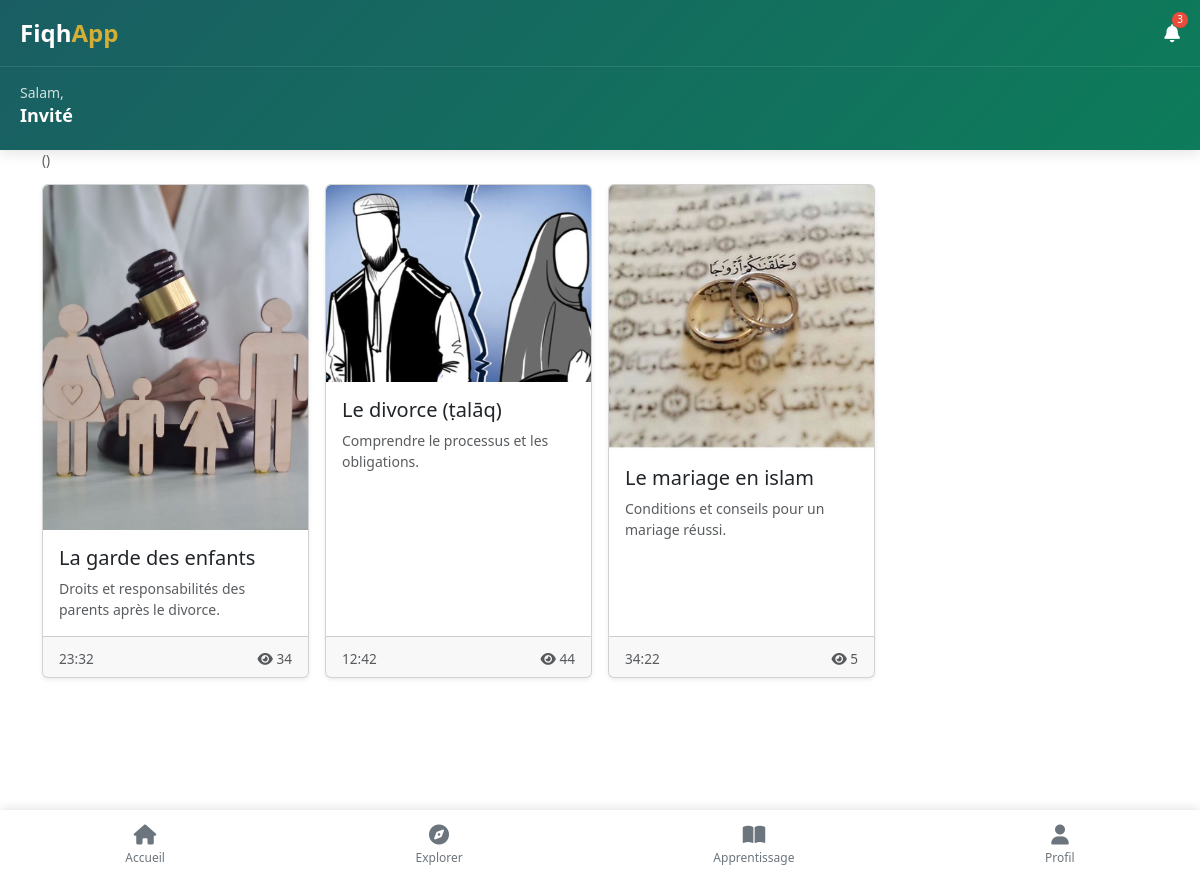
Screenshot of /categories/4/ with the database file from the repository.
### core/models.py (models this page shows, shortened)
class Course(models.Model):
    title = models.CharField(max_length=200)
    description = models.TextField(blank=True, null=True)
    category = models.ForeignKey(Category, on_delete=models.CASCADE, related_name="courses")
    thumbnail_url = models.URLField(blank=True, null=True)  # lien YouTube ou autre
    image = models.ImageField(upload_to="courses/", blank=True, null=True)  # upload local
    duration = models.CharField(max_length=20, blank=True, null=True)  # ex: "12:45"
    views = models.PositiveIntegerField(default=0)
    created_at = models.DateTimeField(auto_now_add=True)
    class Meta:
        ordering = ["-created_at"]

### core/views.py (the view)
# urls.py: path("categories/<int:pk>/", category_detail, name="category_detail"),
def category_detail(request, pk):
    category = get_object_or_404(Category, pk=pk)
    courses = category.courses.all()  # grâce à related_name="courses"
    return render(request, "core/category_detail.html", {"category": category, "courses": courses})

### core/templates/core/category_detail.html (shortened to what this page needs)
{% extends "base.html" %}
{% load static %}
{% block content %}
    <link href="https://cdn.jsdelivr.net/npm/bootstrap@5.3.0/dist/css/bootstrap.min.css" rel="stylesheet">
    <link rel="stylesheet" href="https://cdnjs.cloudflare.com/ajax/libs/font-awesome/6.4.0/css/all.min.css">
<link rel="stylesheet" href="https://cdnjs.cloudflare.com/ajax/libs/font-awesome/6.5.2/css/all.min.css" />
<div class="container my-4 mt-5">
  <h2 class="mb-3">
    {{ category.name_ar }} <small class="text-muted">({{ category.name_en }})</small>
  </h2>
  <div class="row g-3">
    {% for course in courses %}
      <div class="col-6 col-md-4 col-lg-3">
        <a href="{% url 'course_detail' course.pk %}" class="card h-100 text-decoration-none shadow-sm">
          {% if course.image %}
            <img src="{{ course.image.url }}" class="card-img-top" alt="{{ course.title }}">
          {% else %}
            <img src="https://via.placeholder.com/300x180?text=Course" class="card-img-top" alt="{{ course.title }}">
          {% endif %}
          <div class="card-body">
            <h5 class="card-title text-dark">{{ course.title }}</h5>
            <p class="card-text text-muted small">{{ course.description|truncatewords:15 }}</p>
          </div>
          <div class="card-footer d-flex justify-content-between align-items-center">
            <small class="text-muted">{{ course.duration }}</small>
            <small class="text-muted"><i class="fas fa-eye"></i> {{ course.views }}</small>
          </div>
        </a>
      </div>
    {% empty %}
      <p class="text-center">Aucun cours disponible pour cette catégorie.</p>
    {% endfor %}
  </div>
</div>
{% endblock %}

### static/css/base.css (style rules this page uses)
:root { --primary-color: #1a5e63; --primary-dark: #0d4448; --secondary-color: #d4af37; --secondary-light: #e6c75a; --accent-color: #8d6e63; --light-color: #f8f5e6; --dark-color: #2c3e50; --text-color: #333; --text-light: #777; --white: #ffffff; --shadow: 0 2px 10px rgba(0, 0, 0, 0.1); --transition: all 0.3s ease; }
* { margin: 0; padding: 0; box-sizing: border-box; }
body { font-family: 'Segoe UI', Tahoma, Geneva, Verdana, sans-serif; background-color: #f5f5f5; color: var(--text-color); line-height: 1.6; padding: 80px 0 70px; }
.card { background-color: var(--white); border-radius: 10px; overflow: hidden; box-shadow: var(--shadow); transition: var(--transition); }
.card-body { padding: 15px; }

### static/css/home.css (style rules this page uses)
:root { --primary: #1a5e63; --primary-dark: #0d4448; --secondary: #d4af37; --secondary-light: #e6c75a; --white: #ffffff; --light-bg: #f8f9fa; --text-dark: #2c3e50; --text-light: #6c757d; --shadow: 0 4px 12px rgba(0, 0, 0, 0.1); --transition: all 0.3s ease; }
.container { width: 100%; overflow-x: hidden; padding: 0 0 80px 0; }
@media (min-width: 768px) { .container { padding: 0 1rem 80px 1rem; } }

### static/css/profile.css (style rules this page uses)
:root { --primary: #1a936f; --primary-dark: #0d7c5a; --secondary: #114b5f; --secondary-dark: #0a3443; --light: #f8f9fa; --dark: #1d2d35; --text-muted: #6c757d; --danger: #dc3545; --border-radius: 16px; --shadow: 0 4px 12px rgba(0, 0, 0, 0.05); --transition: all 0.3s ease; }
.text-muted { font-size: 0.85rem; display: block; margin-top: 0.25rem; }
.row { margin-right: -0.5rem; margin-left: -0.5rem; }
.mb-3 { margin-bottom: 1rem !important; }

### static/css/mon.css (style rules this page uses)
:root { --primary: #1a5e63; --primary-light: #2a7c83; --secondary: #d4af37; --light-bg: #f8f5e6; --text-dark: #2c3e50; --text-light: #6c757d; --success: #28a745; --warning: #ffc107; --border-radius: 12px; --shadow: 0 4px 12px rgba(0, 0, 0, 0.1); }
body { background-color: #f8f9fa; color: #333; padding-bottom: 80px; }

### rows the page displays
Course: image (picture), title "La garde des enfants", description "Droits et responsabilités des parents après le divorce.", duration "23:32", views "34"
Course: image (picture), title "Le divorce (ṭalāq)", description "Comprendre le processus et les obligations.", duration "12:42", views "44"
Course: image (picture), title "Le mariage en islam", description "Conditions et conseils pour un mariage réussi.", duration "34:22", views "5"

### other values shown
{{ user.first_name|default:"Invité" }} "Invité"
